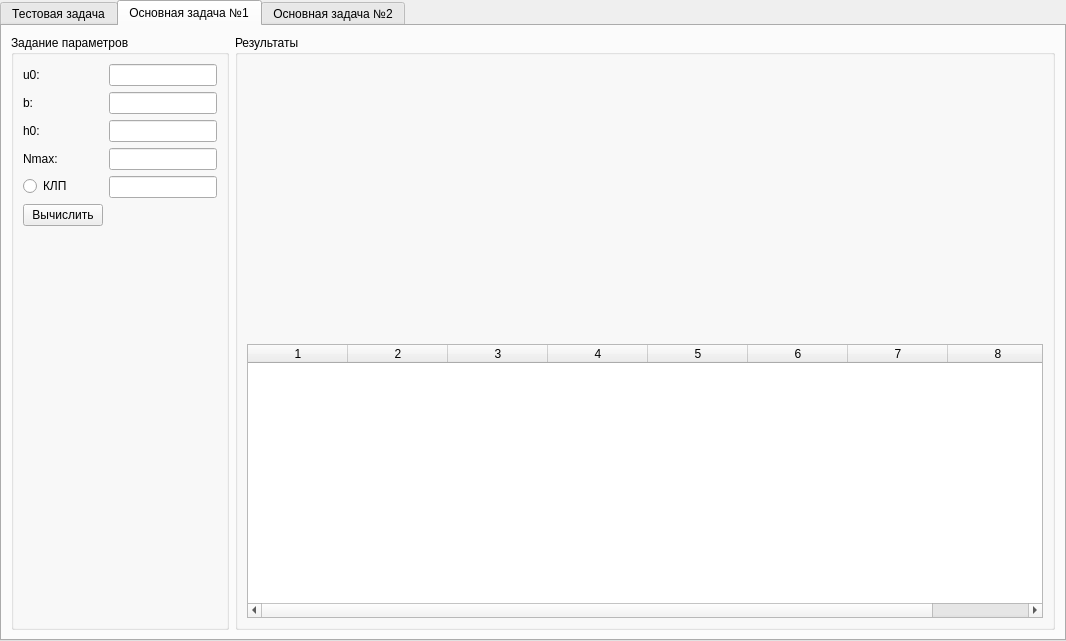
<?xml version="1.0" encoding="UTF-8"?>
<ui version="4.0">
 <class>MainWindow</class>
 <widget class="QMainWindow" name="MainWindow">
  <property name="geometry">
   <rect>
    <x>0</x>
    <y>0</y>
    <width>1066</width>
    <height>641</height>
   </rect>
  </property>
  <property name="windowTitle">
   <string>NumericalMethodsLabApp</string>
  </property>
  <widget class="QWidget" name="centralwidget">
   <layout class="QVBoxLayout" name="verticalLayout">
    <property name="spacing">
     <number>0</number>
    </property>
    <property name="leftMargin">
     <number>0</number>
    </property>
    <property name="topMargin">
     <number>0</number>
    </property>
    <property name="rightMargin">
     <number>0</number>
    </property>
    <property name="bottomMargin">
     <number>0</number>
    </property>
    <item>
     <widget class="QTabWidget" name="tabWidget">
      <property name="currentIndex">
       <number>1</number>
      </property>
      <widget class="QWidget" name="tab">
       <attribute name="title">
        <string>Тестовая задача</string>
       </attribute>
       <layout class="QHBoxLayout" name="horizontalLayout">
        <item>
         <widget class="QGroupBox" name="groupBox">
          <property name="sizePolicy">
           <sizepolicy hsizetype="Fixed" vsizetype="Preferred">
            <horstretch>0</horstretch>
            <verstretch>0</verstretch>
           </sizepolicy>
          </property>
          <property name="title">
           <string>Ввод параметров</string>
          </property>
          <layout class="QFormLayout" name="formLayout">
           <item row="0" column="0">
            <widget class="QLabel" name="label">
             <property name="text">
              <string>u0:</string>
             </property>
            </widget>
           </item>
           <item row="0" column="1">
            <widget class="QLineEdit" name="lineEditTestU0">
             <property name="sizePolicy">
              <sizepolicy hsizetype="Fixed" vsizetype="Fixed">
               <horstretch>0</horstretch>
               <verstretch>0</verstretch>
              </sizepolicy>
             </property>
            </widget>
           </item>
           <item row="1" column="0">
            <widget class="QLabel" name="label_2">
             <property name="text">
              <string>b:</string>
             </property>
            </widget>
           </item>
           <item row="1" column="1">
            <widget class="QLineEdit" name="lineEditTestB">
             <property name="sizePolicy">
              <sizepolicy hsizetype="Fixed" vsizetype="Fixed">
               <horstretch>0</horstretch>
               <verstretch>0</verstretch>
              </sizepolicy>
             </property>
            </widget>
           </item>
           <item row="2" column="0">
            <widget class="QLabel" name="label_3">
             <property name="text">
              <string>h0:</string>
             </property>
            </widget>
           </item>
           <item row="2" column="1">
            <widget class="QLineEdit" name="lineEditTestH0">
             <property name="sizePolicy">
              <sizepolicy hsizetype="Fixed" vsizetype="Fixed">
               <horstretch>0</horstretch>
               <verstretch>0</verstretch>
              </sizepolicy>
             </property>
            </widget>
           </item>
           <item row="3" column="0">
            <widget class="QLabel" name="label_4">
             <property name="text">
              <string>Nmax:</string>
             </property>
            </widget>
           </item>
           <item row="3" column="1">
            <widget class="QLineEdit" name="lineEditTestN">
             <property name="sizePolicy">
              <sizepolicy hsizetype="Fixed" vsizetype="Fixed">
               <horstretch>0</horstretch>
               <verstretch>0</verstretch>
              </sizepolicy>
             </property>
            </widget>
           </item>
           <item row="4" column="0">
            <widget class="QRadioButton" name="radioButtonTestCLP">
             <property name="text">
              <string>КЛП</string>
             </property>
            </widget>
           </item>
           <item row="4" column="1">
            <widget class="QLineEdit" name="lineEditTestLP">
             <property name="sizePolicy">
              <sizepolicy hsizetype="Fixed" vsizetype="Fixed">
               <horstretch>0</horstretch>
               <verstretch>0</verstretch>
              </sizepolicy>
             </property>
            </widget>
           </item>
           <item row="5" column="0">
            <widget class="QPushButton" name="pushButtonTestRun">
             <property name="text">
              <string>Вычислить</string>
             </property>
            </widget>
           </item>
           <item row="6" column="0">
            <spacer name="verticalSpacer">
             <property name="orientation">
              <enum>Qt::Vertical</enum>
             </property>
             <property name="sizeHint" stdset="0">
              <size>
               <width>20</width>
               <height>40</height>
              </size>
             </property>
            </spacer>
           </item>
          </layout>
         </widget>
        </item>
        <item>
         <widget class="QGroupBox" name="groupBox_2">
          <property name="title">
           <string>Результаты</string>
          </property>
          <layout class="QVBoxLayout" name="verticalLayout_2">
           <item>
            <layout class="QHBoxLayout" name="horizontalLayout_2">
             <item>
              <widget class="QCustomPlot" name="graphTestNum" native="true">
               <property name="sizePolicy">
                <sizepolicy hsizetype="Preferred" vsizetype="MinimumExpanding">
                 <horstretch>0</horstretch>
                 <verstretch>0</verstretch>
                </sizepolicy>
               </property>
              </widget>
             </item>
             <item>
              <widget class="QCustomPlot" name="graphTestTrue" native="true">
               <property name="sizePolicy">
                <sizepolicy hsizetype="Preferred" vsizetype="MinimumExpanding">
                 <horstretch>0</horstretch>
                 <verstretch>0</verstretch>
                </sizepolicy>
               </property>
              </widget>
             </item>
            </layout>
           </item>
           <item>
            <widget class="QTableWidget" name="tableWidgetTest">
             <property name="editTriggers">
              <set>QAbstractItemView::NoEditTriggers</set>
             </property>
             <property name="columnCount">
              <number>10</number>
             </property>
             <attribute name="verticalHeaderCascadingSectionResizes">
              <bool>false</bool>
             </attribute>
             <column/>
             <column/>
             <column/>
             <column/>
             <column/>
             <column/>
             <column/>
             <column/>
             <column/>
             <column/>
            </widget>
           </item>
          </layout>
         </widget>
        </item>
       </layout>
      </widget>
      <widget class="QWidget" name="tab_2">
       <attribute name="title">
        <string>Основная задача №1</string>
       </attribute>
       <layout class="QHBoxLayout" name="horizontalLayout_3">
        <item>
         <widget class="QGroupBox" name="groupBox_3">
          <property name="sizePolicy">
           <sizepolicy hsizetype="Fixed" vsizetype="Preferred">
            <horstretch>0</horstretch>
            <verstretch>0</verstretch>
           </sizepolicy>
          </property>
          <property name="title">
           <string>Задание параметров</string>
          </property>
          <layout class="QFormLayout" name="formLayout_2">
           <item row="0" column="0">
            <widget class="QLabel" name="label_5">
             <property name="text">
              <string>u0:</string>
             </property>
            </widget>
           </item>
           <item row="0" column="1">
            <widget class="QLineEdit" name="lineEditMain1U0"/>
           </item>
           <item row="1" column="0">
            <widget class="QLabel" name="label_6">
             <property name="text">
              <string>b:</string>
             </property>
            </widget>
           </item>
           <item row="1" column="1">
            <widget class="QLineEdit" name="lineEditMain1B"/>
           </item>
           <item row="2" column="0">
            <widget class="QLabel" name="label_7">
             <property name="text">
              <string>h0:</string>
             </property>
            </widget>
           </item>
           <item row="2" column="1">
            <widget class="QLineEdit" name="lineEditMain1H0"/>
           </item>
           <item row="3" column="0">
            <widget class="QLabel" name="label_8">
             <property name="text">
              <string>Nmax:</string>
             </property>
            </widget>
           </item>
           <item row="3" column="1">
            <widget class="QLineEdit" name="lineEditMain1N"/>
           </item>
           <item row="4" column="0">
            <widget class="QRadioButton" name="radioButtonMain1CLP">
             <property name="text">
              <string>КЛП</string>
             </property>
            </widget>
           </item>
           <item row="4" column="1">
            <widget class="QLineEdit" name="lineEditMain1EPS"/>
           </item>
           <item row="5" column="0">
            <widget class="QPushButton" name="pushButtonMain1Run">
             <property name="text">
              <string>Вычислить</string>
             </property>
            </widget>
           </item>
           <item row="6" column="0">
            <spacer name="verticalSpacer_2">
             <property name="orientation">
              <enum>Qt::Vertical</enum>
             </property>
             <property name="sizeHint" stdset="0">
              <size>
               <width>20</width>
               <height>40</height>
              </size>
             </property>
            </spacer>
           </item>
          </layout>
         </widget>
        </item>
        <item>
         <widget class="QGroupBox" name="groupBox_4">
          <property name="title">
           <string>Результаты</string>
          </property>
          <layout class="QVBoxLayout" name="verticalLayout_3">
           <item>
            <widget class="QCustomPlot" name="graphMain1" native="true">
             <property name="sizePolicy">
              <sizepolicy hsizetype="MinimumExpanding" vsizetype="MinimumExpanding">
               <horstretch>0</horstretch>
               <verstretch>0</verstretch>
              </sizepolicy>
             </property>
            </widget>
           </item>
           <item>
            <widget class="QTableWidget" name="tableWidgetMain1">
             <property name="editTriggers">
              <set>QAbstractItemView::NoEditTriggers</set>
             </property>
             <property name="columnCount">
              <number>8</number>
             </property>
             <column/>
             <column/>
             <column/>
             <column/>
             <column/>
             <column/>
             <column/>
             <column/>
            </widget>
           </item>
          </layout>
         </widget>
        </item>
       </layout>
      </widget>
      <widget class="QWidget" name="tab_3">
       <attribute name="title">
        <string>Основная задача №2</string>
       </attribute>
      </widget>
     </widget>
    </item>
   </layout>
  </widget>
 </widget>
 <customwidgets>
  <customwidget>
   <class>QCustomPlot</class>
   <extends>QWidget</extends>
   <header>qcustomplot.h</header>
   <container>1</container>
  </customwidget>
 </customwidgets>
 <resources/>
 <connections/>
</ui>
